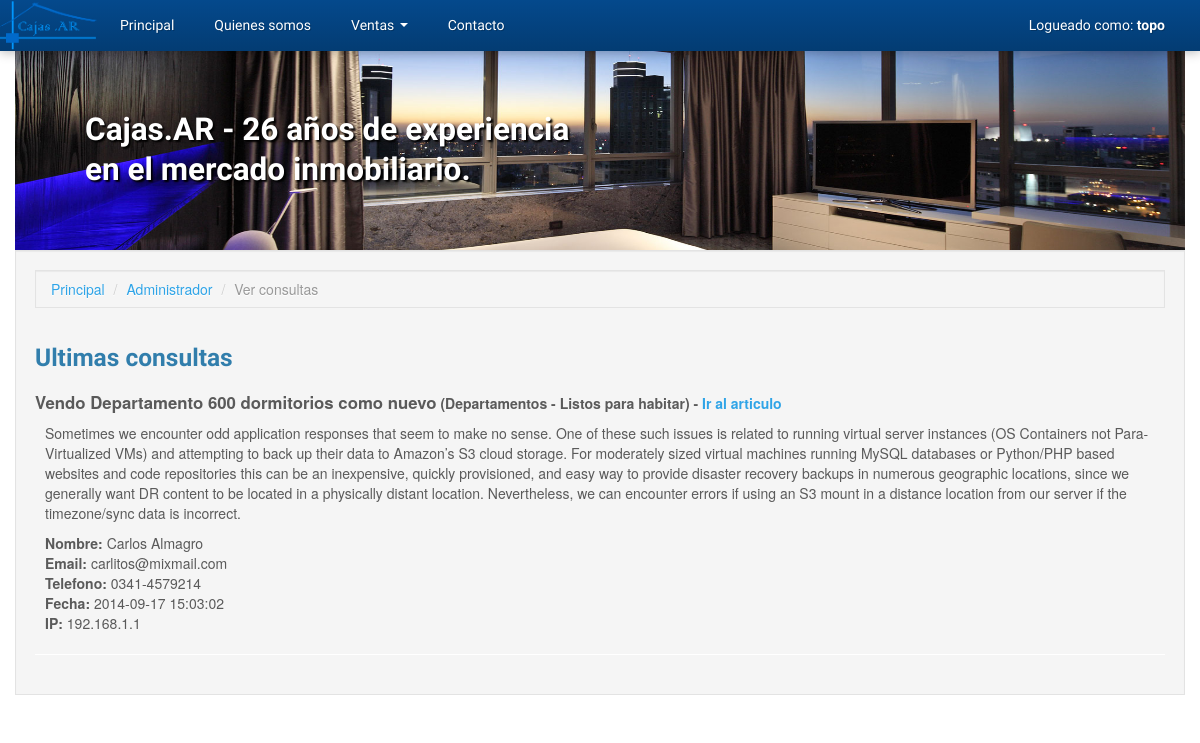
The page /index.php?page=admin-view-contacts (signed in) on the database as committed earlier.
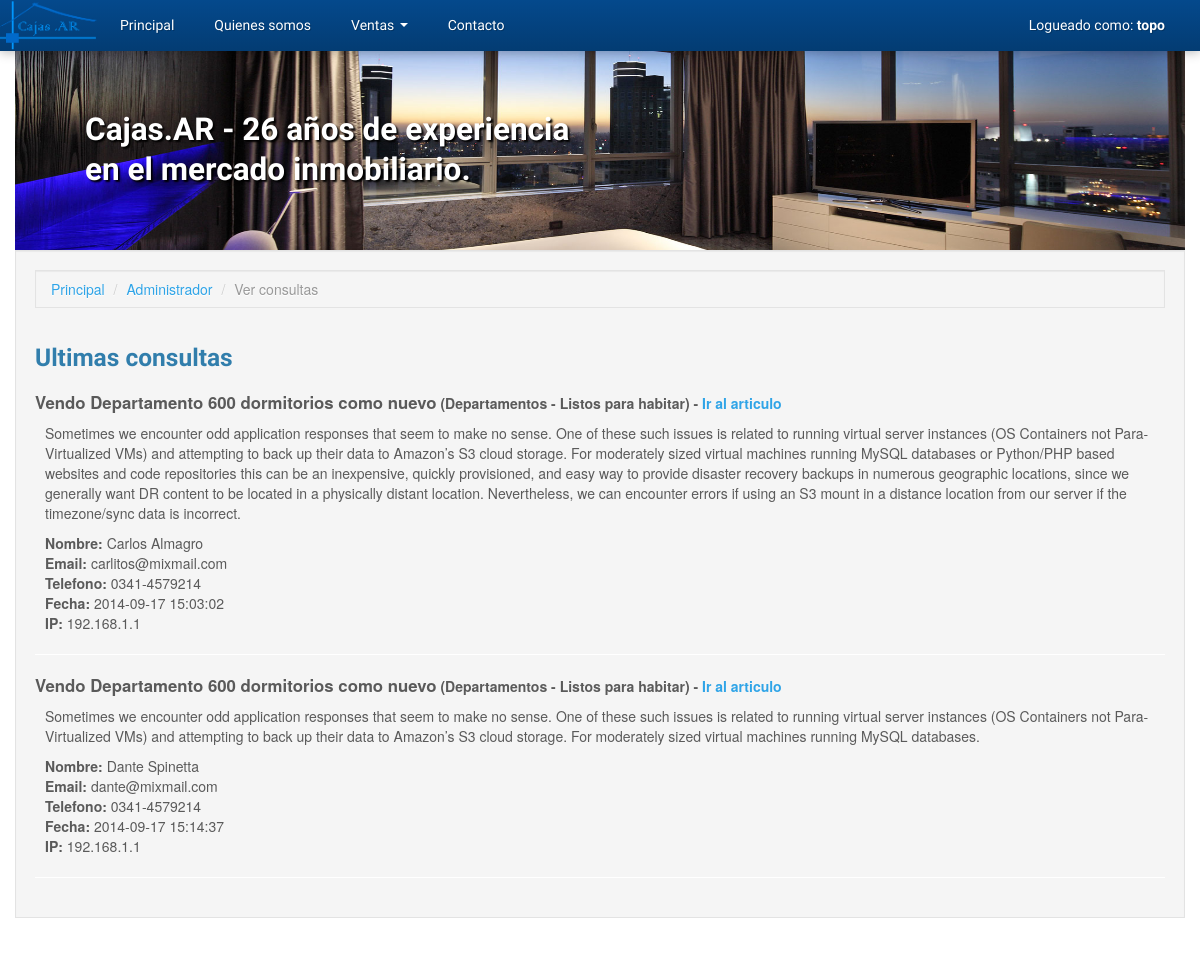
The same page on the database as committed later.
### tables this page shows
CREATE TABLE `consultas` (
  `id_consulta` int(8) NOT NULL AUTO_INCREMENT,
  `id_article` int(8) NOT NULL,
  `name` varchar(64) DEFAULT NULL,
  `email` varchar(64) NOT NULL,
  `phone` varchar(32) DEFAULT NULL,
  `message` text,
  `fecha` datetime DEFAULT NULL,
  `ip` varchar(15) DEFAULT NULL,
  PRIMARY KEY (`id_consulta`),
  KEY `id_article` (`id_article`),
  CONSTRAINT `id_article` FOREIGN KEY (`id_article`) REFERENCES `articles` (`id_article`) ON DELETE NO ACTION ON UPDATE NO ACTION
);

CREATE TABLE `articles` (
  `id_article` int(8) NOT NULL AUTO_INCREMENT,
  `id_article_category` int(2) NOT NULL,
  `id_article_type` int(2) NOT NULL,
  `id_author` int(2) NOT NULL,
  `title` varchar(128) NOT NULL,
  `description` text,
  `location` varchar(128) DEFAULT NULL,
  `address` varchar(64) DEFAULT NULL,
  `price` float DEFAULT NULL,
  PRIMARY KEY (`id_article`),
  KEY `id_article_category` (`id_article_category`),
  KEY `id_article_type` (`id_article_type`),
  KEY `id_author` (`id_author`),
  CONSTRAINT `id_article_category` FOREIGN KEY (`id_article_category`) REFERENCES `article_categories` (`id_article_category`) ON DELETE NO ACTION ON UPDATE NO ACTION,
  CONSTRAINT `id_article_type` FOREIGN KEY (`id_article_type`) REFERENCES `article_types` (`id_article_type`) ON DELETE NO ACTION ON UPDATE NO ACTION,
  CONSTRAINT `id_author` FOREIGN KEY (`id_author`) REFERENCES `users` (`id_user`) ON DELETE NO ACTION ON UPDATE NO ACTION
);

CREATE TABLE `article_categories` (
  `id_article_category` int(8) NOT NULL AUTO_INCREMENT,
  `name` varchar(32) NOT NULL,
  PRIMARY KEY (`id_article_category`)
);

CREATE TABLE `article_types` (
  `id_article_type` int(8) NOT NULL AUTO_INCREMENT,
  `name` varchar(64) NOT NULL,
  PRIMARY KEY (`id_article_type`)
);

### includes/mysqldb.php (called while the page is built, shortened)
<?php
class MySQLConnection
{
    private $_dbLink, $_queryResponse;
    public function connect($user, $pass, $host, $database)
    {
        $this->_dbLink = mysqli_connect($host, $user, $pass);
        mysqli_select_db($this->_dbLink, $database);
    }
    public function query($query)
    {
        $this->_queryResponse = mysqli_query($this->_dbLink, $query);
        return $this;
    }
    public function getResults()
    {
        $this->lastResult = array();
        if ($this->_queryResponse && !is_bool($this->_queryResponse)) {
            while ($response = mysqli_fetch_object($this->_queryResponse)) {
                $this->lastResult[] = $response;
            }
        }
        return $this->lastResult;
    }
}

### includes/autoload.php (called while the page is built, shortened)
<?php
require_once dirname(__FILE__) . '/application.php';
require_once dirname(__FILE__) . '/mysqldb.php';
require_once dirname(__FILE__) . '/inputdata.php';
$app = new Application(
    new MySQLConnection(MYSQL_USER, MYSQL_PASS, MYSQL_HOST, MYSQL_DATABASE),
    new InputData()
);

### includes/application.php (called while the page is built, shortened)
<?php
class Application
{
    protected $db;
    public $io;
    public function __construct(MySQLConnection $db, InputData $io)
    {
        $this->db = $db;
        $this->io = $io;
    }
    public function getSectionName()
    {
        $page = $this->io->getQuery('page');
        $page = str_replace('-', '_', $page);
        return $page && is_string($page) ? $page : 'index';
    }
    public function getQuestions($limit = 50)
    {
        $limit = (int) $limit;
        $queryString = ""
            . "SELECT consultas.*, "
                . "articles.title AS article_title, "
                . "article_types.name AS article_type, "
                . "article_categories.name AS article_category "
            . "FROM consultas "
                . "INNER JOIN articles ON consultas.id_article = articles.id_article "
                . "INNER JOIN article_categories ON articles.id_article_category = article_categories.id_article_category "
                . "INNER JOIN article_types ON articles.id_article_type = article_types.id_article_type "
            . "LIMIT {$limit}";
        return $this->db->query($queryString)->getResults();
    }
}

### includes/inputdata.php (called while the page is built, shortened)
<?php
class InputData
{
    private $_request, $_response, $_query, $_post, $_server, $_cookies;
    public function __construct()
    {
        $this->_query    = &$_GET;
    }
    public function getQuery($param = null, $default = null)
    {
        if ($param) {
            return isset($this->_query[$param]) ?
                $this->_query[$param] : $default;
        }
        return $this->_query;
    }
    public function getSession($param = null, $default = null)
    {
        if ($param) {
            return isset($_SESSION[$param]) ?
                $_SESSION[$param] : $default;
        }
        return $_SESSION;
    }
}

### includes/templates/content_admin_view_contacts.php (the view, shortened to what this page needs)
<div class="container">
    <div class="well">
        <ul class="breadcrumb well">
            <li><a href="index.php?page=home">Principal</a> <span class="divider">/</span></li>
            <li><a href="index.php?page=admin">Administrador</a> <span class="divider">/</span></li>
            <li class="active">Ver consultas</li>
        </ul>
        <div class="row-fluid">
            <div class="span12">
                <h3>Ultimas consultas</h3>
                <dl class="">
                    <?php foreach($app->getQuestions() as $question) { ?>
                        <dt class="mb10">
                            <big><?php echo $question->article_title; ?></big>
                            (<?php echo $question->article_category; ?> - <?php echo $question->article_type; ?>) -
                            <a href="index.php?page=item&id=<?php echo $question->id_article; ?>">Ir al articulo</a>
                        </dt>
                        <dd>
                            <p><?php echo $question->message; ?></p>
                            <ul class="unstyled">
                                <li><b>Nombre:</b> <?php echo $question->name; ?></li>
                                <li><b>Email:</b> <?php echo $question->email; ?></li>
                                <li><b>Telefono:</b> <?php echo $question->phone; ?></li>
                                <li><b>Fecha:</b> <?php echo $question->fecha; ?></li>
                                <li><b>IP:</b> <?php echo $question->ip; ?></li>
                            </ul>
                        </dd>
                        <hr />
                    <?php } ?>
            </div>
        </div>
    </div>
</div>

### includes/templates/header.php (shortened to what this page needs)
<!DOCTYPE html>
<html lang="en">
  <head>
    <link href="assets/libraries/bootstrap/css/bootstrap.cerulean.css" rel="stylesheet">
    <link href="assets/libraries/bootstrap/css/bootstrap-responsive.css" rel="stylesheet">
	<link href="assets/libraries/bootstrap/css/base.css" rel="stylesheet">
	<link href="assets/css/nuestro.css" rel="stylesheet">
  </head>
  <body>

### index.php
<?php
require_once dirname(__FILE__) . '/includes/autoload.php';
$sectionFile = 'content_' . $app->getSectionName() . '.php';
$carouselType = $app->getSectionName() == 'home' ? 'carousel_dynamic.php' : 'carousel_fixed.php';
require_once TEMPLATES_DIR . DS . 'header.php';
if ($app->getSectionName() != 'index') {
    require_once TEMPLATES_DIR . DS . 'menu.php';
    require_once TEMPLATES_DIR . DS . $carouselType;
}
if (file_exists(TEMPLATES_DIR . DS . $sectionFile)) {
    require_once TEMPLATES_DIR . DS . $sectionFile;
} else {
    require_once TEMPLATES_DIR . DS . 'content_404.php';
}
require_once TEMPLATES_DIR . DS . 'footer.php';

### includes/templates/menu.php (shortened to what this page needs)
<div class="navbar-wrapper">
  <div class="container">
    <div class="navbar navbar-inverse navbar-fixed-top">
      <div class="navbar-inner">
      <div class="container">
        <a class="brand" href="index.php?page=home"><img class="logo-caja" src="assets/images/logo1.png"></a>
        <div class="nav-collapse collapse">
          <ul class="nav">
            <li class=""><a href="index.php?page=home">Principal</a></li>
            <li><a href="index.php?page=about">Quienes somos</a></li>
            <li class="dropdown">
              <a href="#" class="dropdown-toggle" data-toggle="dropdown">Ventas <b class="caret"></b></a>
            </li>
            <li><a href="index.php?page=contact">Contacto</a></li>
          </ul>
          <ul class="nav pull-right">
            <li class="">
                <a href="index.php?page=login"><?php echo $app->io->getSession('username') ? 'Logueado como: <b>' . $app->io->getSession('username') . '</b>': 'Iniciar sesion'; ?></a>
            </li>
          </ul>
        </div>
      </div>
      </div>
    </div>
  </div>
</div>

### includes/templates/carousel_fixed.php
<div class="">
    <div class="container">
        <div id="myCarousel" class="carousel slide slider-principal">
          <div class="carousel-inner reduce-altura">
            <div class="item active">
              <img src="assets/images/departamento.jpg" alt="">
              <div class="container">
                <div class="carousel-caption">
                    <h2>Cajas.AR - 26 a&ntilde;os de experiencia en el mercado inmobiliario.</h2>
                </div>
              </div>
            </div>
          </div>
        </div>
    </div>
</div>

### includes/templates/footer.php
  </body>
</html>

### assets/css/nuestro.css (style rules this page uses)
.slider-principal h2 { color:#fff; text-shadow: 2px 2px 2px rgba(0, 0, 0, 100); margin-left:50px; }
.brand { padding:0!important; }
.logo-caja { height: 51px; margin: 0; padding: 0; width:105px; }
.carousel-inner.reduce-altura { height:250px; }
.carousel-inner.reduce-altura .item img { margin-top:-100px; }
.carousel-inner.reduce-altura .carousel-caption { margin-top:110px; }
.carousel { margin-bottom:0; }
.mb10 { margin-bottom:10px; }
.input-prepend .add-on, .input-append .add-on, .btn, .modal, .dropdown-menu, .alert, .thumbnail, .well, input, select, textarea, .bootstrap-tagsinput { border-radius: 0px!important; }

Rows that differ between the two databases and show on the page:
added consultas: id_article.title "Vendo Departamento 600 dormitorios como nuevo", article_categories.name "Departamentos", article_types.name "Listos para habitar", message "Sometimes we encounter odd application responses that seem to make no sense. One of these such issues is related to running virtual server instances (OS Containers not Para-Virtualized VMs) and attempting to back up their data to Amazon’s S3 cloud storage. For moderately sized virtual machines running MySQL databases.", name "Dante Spinetta", email "dante@mixmail.com", phone "0341-4579214", fecha "2014-09-17 15:14:37", ip "192.168.1.1"
